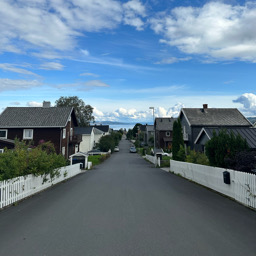
%> input picture Week9/2/color.JPEG, 256 x 256 px
$ octave main2.m   (GNU Octave 9; MATLAB toolbox functions it lacks are replaced by stand-ins)
%> lines starting %> are read from the running program, lines starting %| are printed output that depends on the picture; in (x1, y1, x2, y2) boxes, pixels count from 0 and x2, y2 are one past the last pixel; in counts of white or black regions, pixels touching at a corner belong together; the program's own positions count from 1
% Dithering

% Load the input image
input_image = imread('color.JPEG');
%> input_image is the input picture: size 256x256x3 uint8; mean R, G, B 100.7, 124.4, 142.6

% Convert the image to double precision in the range [0, 1]
input_image = im2double(input_image);
%> input_image: size 256x256x3 double

% Initialize the number of quantized colors
num_colors_list = [2, 4, 8, 16, 32];

% Determine the number of rows and columns for subplots
numRows = 2; % Number of rows
numCols = 3; % Number of columns per row

% Create a figure for subplots
figure;

% Display the original image in the first subplot
subplot(numRows, numCols, 1);
imshow(input_image);
title('Original Image');

% Loop through different numbers of quantized colors
for i = 1:length(num_colors_list)
    num_colors = num_colors_list(i);

    % Perform color quantization using rgb2ind with dithering
    [quantized_index_image, color_map] = rgb2ind(input_image, num_colors, 'dither');

    % Convert the quantized image back to RGB using the color map
    quantized_rgb_image = ind2rgb(quantized_index_image, color_map);

    % Determine the row and column for the current subplot
    row = ceil((i+1) / numCols);
    col = mod(i, numCols) + 1;

    % Create a subplot for the current quantized image
    subplot(numRows, numCols, (row - 1) * numCols + col);
    imshow(quantized_rgb_image);
    title(['Quantized Image (' num2str(num_colors) ' colors)']);
end
%> this loop made 5 passes
%> color_map on pass 1: [0.533 0.686 0.827; 0.263 0.298 0.298]
%> pass 1, `[quantized_index_image, color_map] = rgb2ind(input_image, num_colors, ..`:
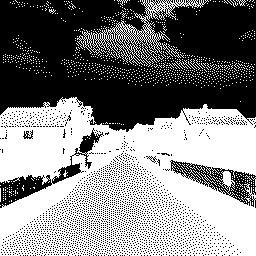
%> quantized_index_image: size 256x256 uint8; values 0 (black) and 1 (white), 51.3% white; 2763 black regions (2758 under 20 px), largest, box (x1, y1, x2, y2) and area: (0, 0, 256, 132) 26127, (0, 128, 104, 208) 1426, (170, 160, 256, 208) 1202, (23, 130, 33, 139) 48, (146, 156, 157, 163) 24
%> pass 1, `quantized_rgb_image = ind2rgb(quantized_index_image, color_map);`:
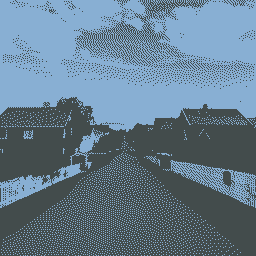
%> quantized_rgb_image: size 256x256x3 double; mean R, G, B 0.394, 0.487, 0.556
%> pass 2, `[quantized_index_image, color_map] = rgb2ind(input_image, num_colors, ..`:
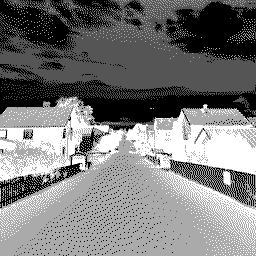
%> quantized_index_image: size 256x256 uint8; min 0, max 3, mean 1.44; drawn with min black and max white
%> pass 2, `quantized_rgb_image = ind2rgb(quantized_index_image, color_map);`:
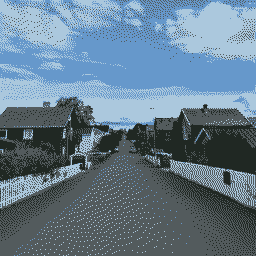
%> quantized_rgb_image: size 256x256x3 double; mean R, G, B 0.396, 0.485, 0.55
%> after the loop:
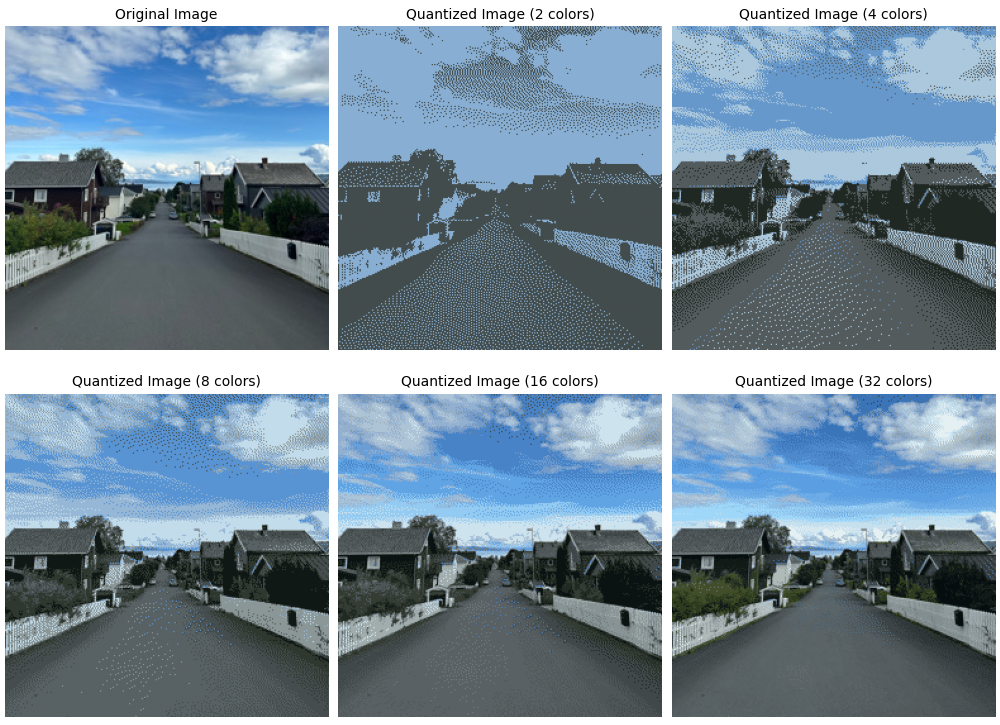
%> figure redrawn from the program's plot data, 6 panels
